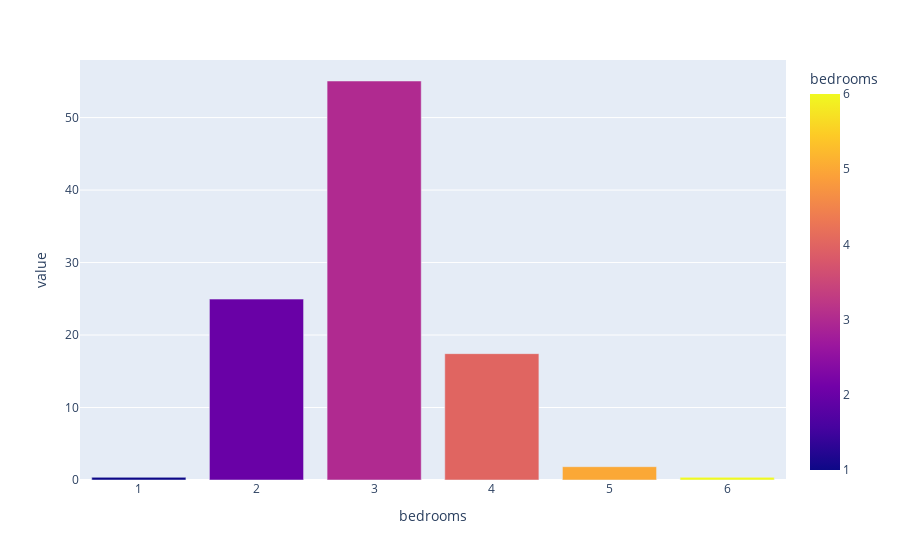

This figure's notebook cell:
### Code cell
# Distribuição da variável bedrooms
percentual_furnishingstatus = df['bedrooms'].value_counts(normalize=True) * 100
px.bar(percentual_furnishingstatus, color=percentual_furnishingstatus.index,)

### Figure 1 — Plotly figure (JSON) as saved in the notebook; plotly's stock layout.template omitted (floating-point values rounded to 4 significant figures)
{"data": [{"alignmentgroup": "True", "hovertemplate": "bedrooms=%{marker.color}<br>value=%{y}<extra></extra>", "legendgroup": "", "marker": {"color": [3, 2, 4, 5, 6, 1], "coloraxis": "coloraxis", "pattern": {"shape": ""}}, "name": "", "offsetgroup": "", "orientation": "v", "showlegend": false, "textposition": "auto", "type": "bar", "x": [3, 2, 4, 5, 6, 1], "xaxis": "x", "y": [55.05, 24.95, 17.43, 1.835, 0.367, 0.367], "yaxis": "y"}], "layout": {"barmode": "relative", "coloraxis": {"colorbar": {"title": {"text": "bedrooms"}}, "colorscale": [[0, "#0d0887"], [0.1111, "#46039f"], [0.2222, "#7201a8"], [0.3333, "#9c179e"], [0.4444, "#bd3786"], [0.5556, "#d8576b"], [0.6667, "#ed7953"], [0.7778, "#fb9f3a"], [0.8889, "#fdca26"], [1, "#f0f921"]]}, "legend": {"tracegroupgap": 0}, "margin": {"t": 60}, "xaxis": {"anchor": "y", "domain": [0, 1], "title": {"text": "bedrooms"}}, "yaxis": {"anchor": "x", "domain": [0, 1], "title": {"text": "value"}}}}
